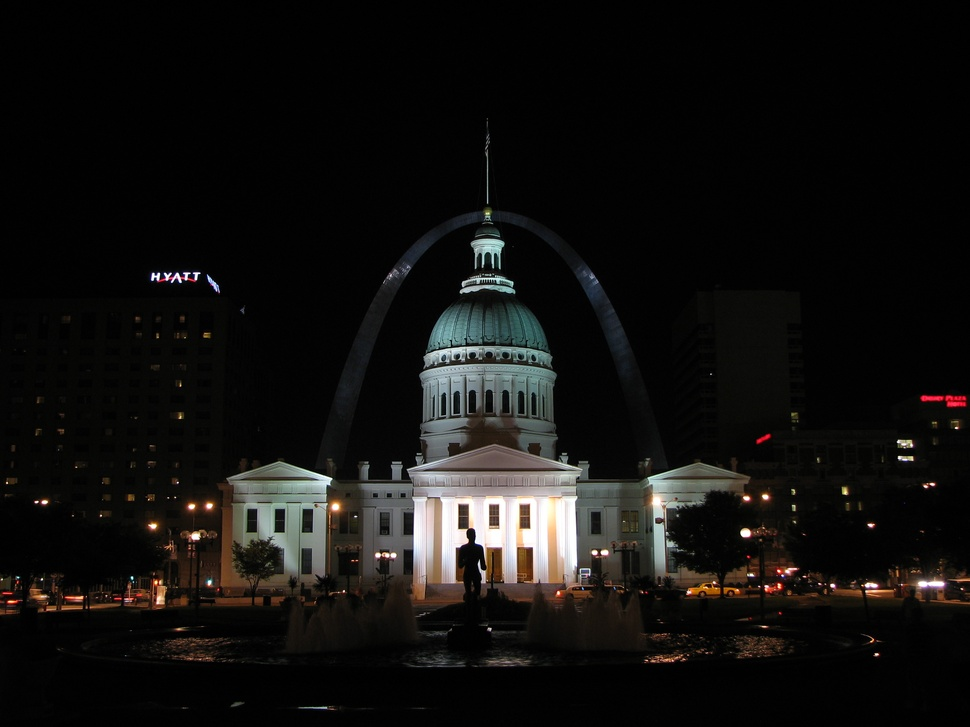
#> input picture img_0.25.jpg, 970 x 727 px, shrunk from 2816 x 2112 before the run
$ jupyter execute ExposureFusion.ipynb
#> lines starting #> are read from the running program, lines starting #| are printed output that depends on the picture
[cell 1]
import cv2
import numpy as np
import sys
from IPython.display import Image

def readImagesAndTimes():

    filenames = [
               "img_0.25.jpg",
               "img_0.033.jpg",
               "img_2.5.jpg",
               "img_15.jpg"
               ]
    images = []
    for filename in filenames:
        im = cv2.imread(filename)
#> im is the input picture: shape (727, 970, 3); mean B, G, R 15.6, 17.1, 18.2
        images.append(im)
    return images

if __name__ == '__main__':

    # Read images
    print("Reading images ... ")

[cell 2]
if len(sys.argv) > 1:
    # Read images from the command line
    images = []
    for filename in sys.argv[1:]:
      im = cv2.imread(filename)
      images.append(im)
    needsAlignment = False
else :
    # Read example images
    images = readImagesAndTimes()
    needsAlignment = False

[cell 3]
# Align input images
if needsAlignment:
    print("Aligning images ... ")
    alignMTB = cv2.createAlignMTB()
    alignMTB.process(images, images)
else :
    print("Skipping alignment ... ")

[cell 4]
# Merge using Exposure Fusion
print("Merging using Exposure Fusion ... ");
mergeMertens = cv2.createMergeMertens()
exposureFusion = mergeMertens.process(images)
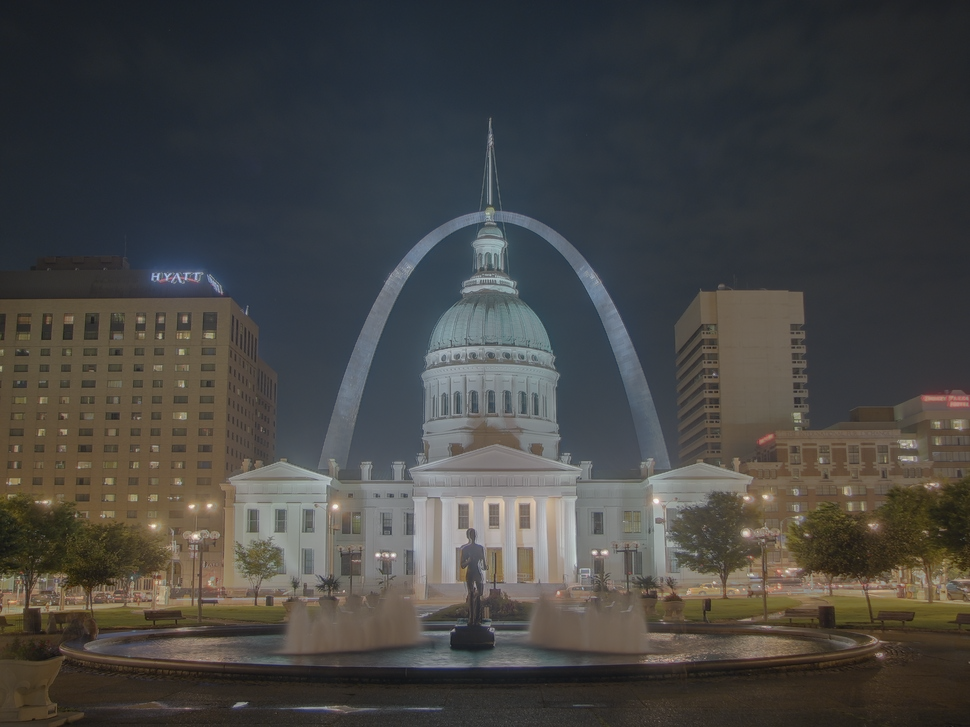
#> exposureFusion: shape (727, 970, 3) float32; mean of channels 0, 1, 2 0.397, 0.412, 0.416; drawn with min black and max white
